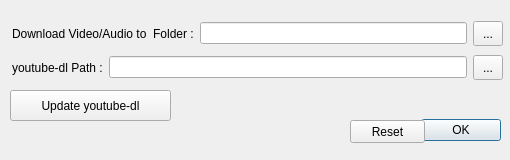
<?xml version="1.0" encoding="UTF-8"?>
<ui version="4.0">
 <class>vdlSettingsDialog</class>
 <widget class="QDialog" name="vdlSettingsDialog">
  <property name="geometry">
   <rect>
    <x>0</x>
    <y>0</y>
    <width>510</width>
    <height>160</height>
   </rect>
  </property>
  <property name="minimumSize">
   <size>
    <width>510</width>
    <height>160</height>
   </size>
  </property>
  <property name="maximumSize">
   <size>
    <width>510</width>
    <height>160</height>
   </size>
  </property>
  <property name="windowTitle">
   <string>Settings</string>
  </property>
  <property name="windowIcon">
   <iconset resource="../ExMplayer.qrc">
    <normaloff>:/images/ExMplayer.png</normaloff>:/images/ExMplayer.png</iconset>
  </property>
  <widget class="QDialogButtonBox" name="buttonBox">
   <property name="geometry">
    <rect>
     <x>420</x>
     <y>110</y>
     <width>81</width>
     <height>41</height>
    </rect>
   </property>
   <property name="orientation">
    <enum>Qt::Horizontal</enum>
   </property>
   <property name="standardButtons">
    <set>QDialogButtonBox::Ok</set>
   </property>
  </widget>
  <widget class="QPushButton" name="pushButton_2">
   <property name="geometry">
    <rect>
     <x>410</x>
     <y>260</y>
     <width>75</width>
     <height>23</height>
    </rect>
   </property>
   <property name="text">
    <string>PushButton</string>
   </property>
  </widget>
  <widget class="QWidget" name="layoutWidget">
   <property name="geometry">
    <rect>
     <x>12</x>
     <y>54</y>
     <width>491</width>
     <height>27</height>
    </rect>
   </property>
   <layout class="QHBoxLayout" name="horizontalLayout">
    <item>
     <widget class="QLabel" name="label">
      <property name="text">
       <string>youtube-dl Path :</string>
      </property>
     </widget>
    </item>
    <item>
     <widget class="QLineEdit" name="lineEditYoudlDir"/>
    </item>
    <item>
     <widget class="QToolButton" name="toolButtonBrFolderYdl">
      <property name="minimumSize">
       <size>
        <width>30</width>
        <height>25</height>
       </size>
      </property>
      <property name="text">
       <string>...</string>
      </property>
     </widget>
    </item>
   </layout>
  </widget>
  <widget class="QWidget" name="layoutWidget">
   <property name="geometry">
    <rect>
     <x>12</x>
     <y>20</y>
     <width>491</width>
     <height>27</height>
    </rect>
   </property>
   <layout class="QHBoxLayout" name="horizontalLayout_2">
    <item>
     <widget class="QLabel" name="label_2">
      <property name="text">
       <string>Download Video/Audio to  Folder :</string>
      </property>
     </widget>
    </item>
    <item>
     <widget class="QLineEdit" name="lineEditDomDir"/>
    </item>
    <item>
     <widget class="QToolButton" name="toolButtonBrFolder">
      <property name="minimumSize">
       <size>
        <width>30</width>
        <height>25</height>
       </size>
      </property>
      <property name="text">
       <string>...</string>
      </property>
     </widget>
    </item>
   </layout>
  </widget>
  <widget class="QPushButton" name="pushButtonReset">
   <property name="geometry">
    <rect>
     <x>350</x>
     <y>120</y>
     <width>75</width>
     <height>23</height>
    </rect>
   </property>
   <property name="text">
    <string>Reset</string>
   </property>
  </widget>
  <widget class="QPushButton" name="pushButtonUpdate">
   <property name="geometry">
    <rect>
     <x>10</x>
     <y>90</y>
     <width>161</width>
     <height>31</height>
    </rect>
   </property>
   <property name="text">
    <string>Update youtube-dl</string>
   </property>
  </widget>
 </widget>
 <resources>
  <include location="../ExMplayer.qrc"/>
 </resources>
 <connections>
  <connection>
   <sender>buttonBox</sender>
   <signal>accepted()</signal>
   <receiver>vdlSettingsDialog</receiver>
   <slot>accept()</slot>
   <hints>
    <hint type="sourcelabel">
     <x>248</x>
     <y>254</y>
    </hint>
    <hint type="destinationlabel">
     <x>157</x>
     <y>274</y>
    </hint>
   </hints>
  </connection>
  <connection>
   <sender>buttonBox</sender>
   <signal>rejected()</signal>
   <receiver>vdlSettingsDialog</receiver>
   <slot>reject()</slot>
   <hints>
    <hint type="sourcelabel">
     <x>316</x>
     <y>260</y>
    </hint>
    <hint type="destinationlabel">
     <x>286</x>
     <y>274</y>
    </hint>
   </hints>
  </connection>
 </connections>
</ui>
